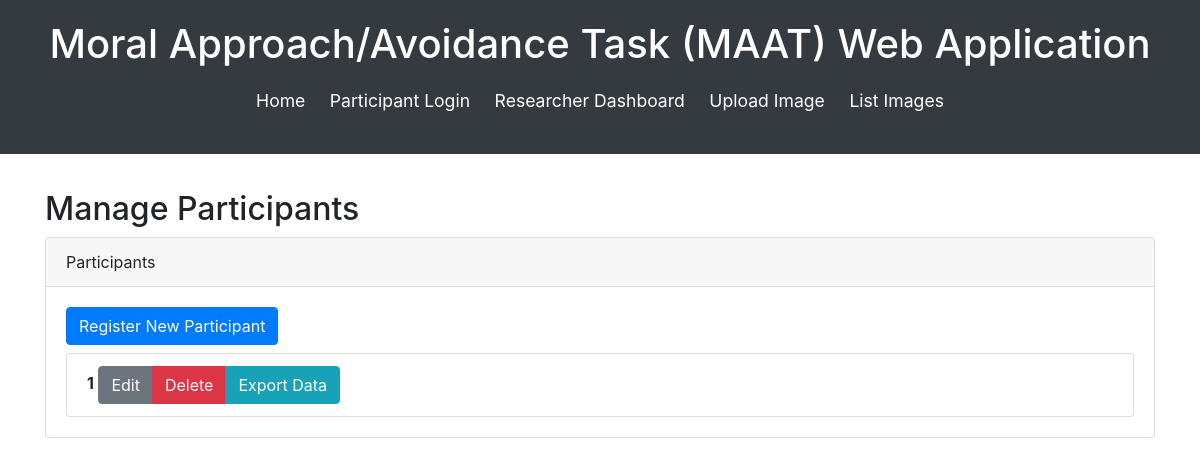
Page /manage_participants/ (signed in) on the earlier database version.
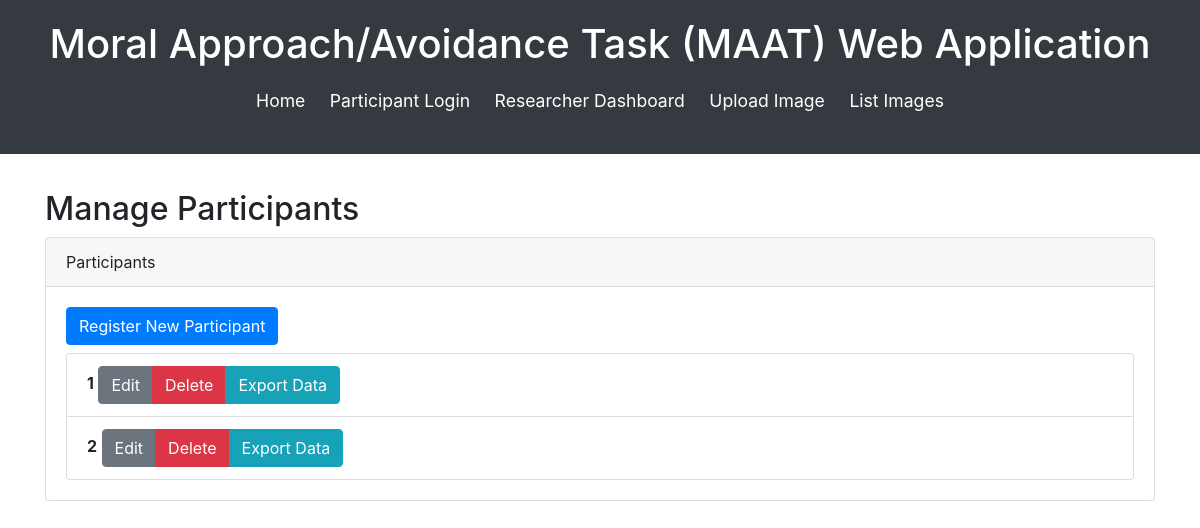
Same page on the later database version.
### maat_app/models.py (models this page shows, shortened)
class Participant(models.Model):
    user = models.OneToOneField(User, on_delete=models.CASCADE, null=True, blank=True)
    subject_id = models.CharField(max_length=100, unique=True)
    experiments = models.ManyToManyField(Experiment, through='Participation')

### maat_app/views.py (the view)
# urls.py: path('manage_participants/', views.manage_participants, name='manage_participants'),
@login_required
def manage_participants(request):
    participants = Participant.objects.all()
    return render(request, 'maat_app/manage_participants.html', {'participants': participants})

### maat_app/templates/maat_app/manage_participants.html (shortened to what this page needs)
{% extends "maat_app/base.html" %}
{% block content %}
<div class="manage-participants">
    <h2>Manage Participants</h2>
    <div class="row">
        <div class="col-lg-12">
            <div class="card">
                <div class="card-header">
                    Participants
                </div>
                <div class="card-body">
                    <a href="{% url 'register_participant' %}" class="btn btn-primary mb-2">Register New Participant</a>
                    <ul class="list-group">
                        {% for participant in participants %}
                        <li class="list-group-item">
                            <strong>{{ participant.subject_id }}</strong>
                            <div class="btn-group mr-2" role="group" aria-label="Participant Actions">
                                <a href="{% url 'edit_participant' participant.id %}" class="btn btn-secondary">Edit</a>
                                <a href="{% url 'delete_participant' participant.id %}" class="btn btn-danger delete-btn">Delete</a>
                                <a href="{% url 'export_participant_csv' participant.id %}" class="btn btn-info">Export Data</a>
                            </div>
                        </li>
                        {% endfor %}
                    </ul>
                </div>
            </div>
        </div>
    </div>
</div>
{% endblock %}

Differences in the rows shown:
added Participant: subject_id "2"
